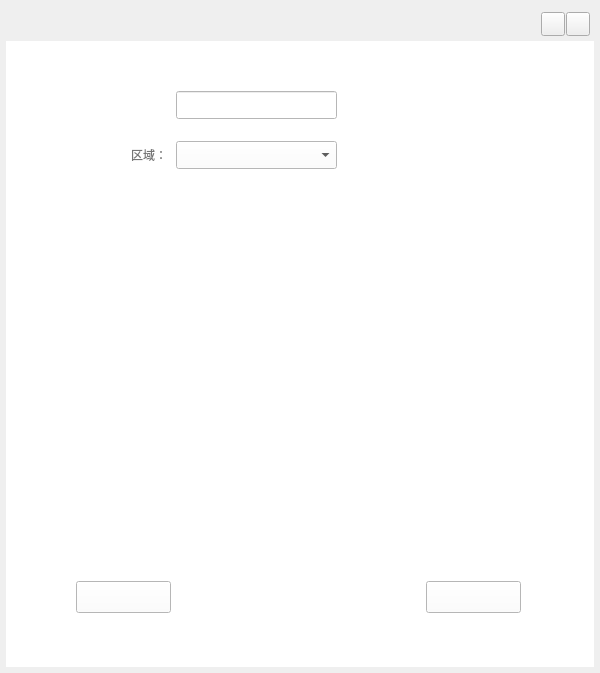
<?xml version="1.0" encoding="UTF-8"?>
<ui version="4.0">
 <class>CommondenpendenceWidget</class>
 <widget class="QWidget" name="CommondenpendenceWidget">
  <property name="geometry">
   <rect>
    <x>0</x>
    <y>0</y>
    <width>600</width>
    <height>673</height>
   </rect>
  </property>
  <property name="minimumSize">
   <size>
    <width>600</width>
    <height>673</height>
   </size>
  </property>
  <property name="maximumSize">
   <size>
    <width>600</width>
    <height>700</height>
   </size>
  </property>
  <property name="windowTitle">
   <string>Form</string>
  </property>
  <layout class="QVBoxLayout" name="verticalLayout">
   <property name="spacing">
    <number>0</number>
   </property>
   <property name="leftMargin">
    <number>6</number>
   </property>
   <property name="topMargin">
    <number>6</number>
   </property>
   <property name="rightMargin">
    <number>6</number>
   </property>
   <property name="bottomMargin">
    <number>6</number>
   </property>
   <item>
    <widget class="QWidget" name="pop_widget_title" native="true">
     <property name="minimumSize">
      <size>
       <width>0</width>
       <height>35</height>
      </size>
     </property>
     <property name="maximumSize">
      <size>
       <width>16777214</width>
       <height>35</height>
      </size>
     </property>
     <widget class="QPushButton" name="pop_cloase_btn">
      <property name="geometry">
       <rect>
        <x>560</x>
        <y>6</y>
        <width>24</width>
        <height>24</height>
       </rect>
      </property>
      <property name="text">
       <string/>
      </property>
     </widget>
     <widget class="QPushButton" name="pop_min_btn">
      <property name="geometry">
       <rect>
        <x>535</x>
        <y>6</y>
        <width>24</width>
        <height>24</height>
       </rect>
      </property>
      <property name="text">
       <string/>
      </property>
     </widget>
     <widget class="QLabel" name="title_lab">
      <property name="geometry">
       <rect>
        <x>10</x>
        <y>3</y>
        <width>151</width>
        <height>28</height>
       </rect>
      </property>
      <property name="styleSheet">
       <string notr="true">font: 75 12pt &quot;微软雅黑&quot;;
color: rgb(0, 200, 255);</string>
      </property>
      <property name="text">
       <string/>
      </property>
     </widget>
    </widget>
   </item>
   <item>
    <widget class="QWidget" name="widget" native="true">
     <property name="styleSheet">
      <string notr="true">background-color: rgb(255, 255, 255);</string>
     </property>
     <widget class="QPushButton" name="pop_cancle_btn">
      <property name="geometry">
       <rect>
        <x>70</x>
        <y>540</y>
        <width>95</width>
        <height>32</height>
       </rect>
      </property>
      <property name="text">
       <string/>
      </property>
     </widget>
     <widget class="QPushButton" name="pop_commit_btn">
      <property name="geometry">
       <rect>
        <x>420</x>
        <y>540</y>
        <width>95</width>
        <height>32</height>
       </rect>
      </property>
      <property name="text">
       <string/>
      </property>
     </widget>
     <widget class="QLabel" name="tagName_lab">
      <property name="geometry">
       <rect>
        <x>80</x>
        <y>50</y>
        <width>81</width>
        <height>28</height>
       </rect>
      </property>
      <property name="styleSheet">
       <string notr="true">color: rgb(117, 117, 117);
font: 75 12pt &quot;微软雅黑&quot;;</string>
      </property>
      <property name="text">
       <string/>
      </property>
      <property name="alignment">
       <set>Qt::AlignRight|Qt::AlignTrailing|Qt::AlignVCenter</set>
      </property>
     </widget>
     <widget class="QLineEdit" name="tag_name_Edit">
      <property name="geometry">
       <rect>
        <x>170</x>
        <y>50</y>
        <width>161</width>
        <height>28</height>
       </rect>
      </property>
     </widget>
     <widget class="QLabel" name="remake_lab">
      <property name="geometry">
       <rect>
        <x>80</x>
        <y>100</y>
        <width>81</width>
        <height>28</height>
       </rect>
      </property>
      <property name="styleSheet">
       <string notr="true">color: rgb(117, 117, 117);
font: 75 12pt &quot;微软雅黑&quot;;</string>
      </property>
      <property name="text">
       <string>区域：</string>
      </property>
      <property name="alignment">
       <set>Qt::AlignRight|Qt::AlignTrailing|Qt::AlignVCenter</set>
      </property>
     </widget>
     <widget class="QComboBox" name="area_combox">
      <property name="geometry">
       <rect>
        <x>170</x>
        <y>100</y>
        <width>161</width>
        <height>28</height>
       </rect>
      </property>
     </widget>
    </widget>
   </item>
  </layout>
 </widget>
 <resources/>
 <connections/>
</ui>
